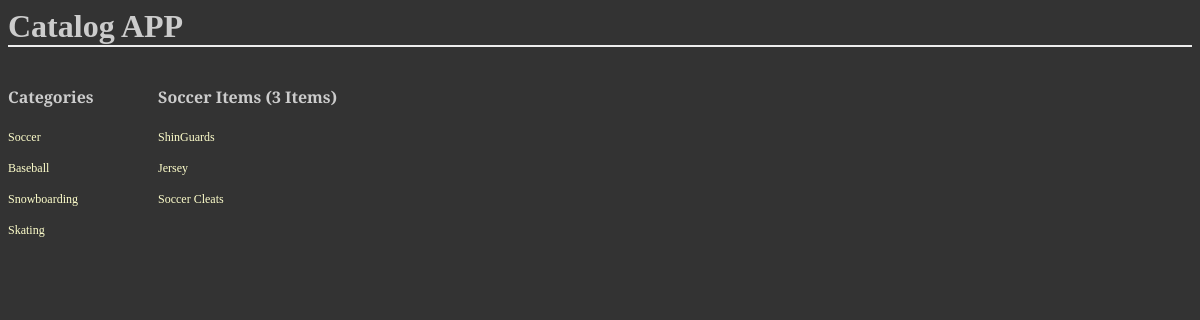
/catalog/Soccer/items/, run on the app's committed database.
### database_setup.py (models this page shows, shortened)
class Category(Base):
    __tablename__ = 'category'
    name = Column(String(80), primary_key=True)

class Item(Base):
    __tablename__ = 'item'
    name = Column(String(80), primary_key=True)
    itemCategory = Column(String(80), ForeignKey('category.name'))
    description = Column(String(2000))
    time = Column(DateTime, server_default=func.now())
    category = relationship(Category)

### application.py (the view)
@app.route('/catalog/<itemCategory>/items/')
def showItems(itemCategory):
	catalogs = session.query(Category).all()
	items = session.query(Item).filter_by(itemCategory=itemCategory).order_by(Item.time.desc())
	return render_template('specific_category.html', catalogs=catalogs, item_category=itemCategory,  items =items)

### templates/specific_category.html (shortened to what this page needs)
<html>
<head>
	<link rel="stylesheet" type="text/css" href="{{url_for('static', filename='styles.css') }}">
</head>
<body>
<h1>Catalog APP</h1>
<div class="catalog">
<div class="category">
	<h4>Categories</h4>
	{% for i in catalogs %}
	<p><a href="/catalog/{{i.name}}/items/">{{i.name}}</a></p>
	{% endfor %}
</div>
<div>
	<h4>{{item_category}} Items ({{items.count()}} Items)</h4>
	{% for k in items %}
	<p><a href="#">{{k.name}}</a></p>
	{% endfor %}
</div>
</div>
</body>
</html>

### static/styles.css (style rules this page uses)
body { font-family: 'Droid Serif', serif; background-color: #333333; }
h1, h2, h3, h4 { color: #CCCCCC; }
h1, h2 { font-family: 'Georgia', serif; margin: 0; }
h1 { border-bottom: 2px solid #eee; }
p { color: #CCCCCC; }
a { text-decoration: none; color:#FFFFCC; font-size: .75em; }
.catalog { display: flex; flex-wrap: wrap; }
.category { width: 150px; }

### data on the page
Category: name "Soccer"
Category: name "Baseball"
Category: name "Snowboarding"
Category: name "Skating"
Item: name "ShinGuards"
Item: name "Jersey"
Item: name "Soccer Cleats"

### other printed values
{{ item_category }} "Soccer"
{{ items.count() }} "3"
